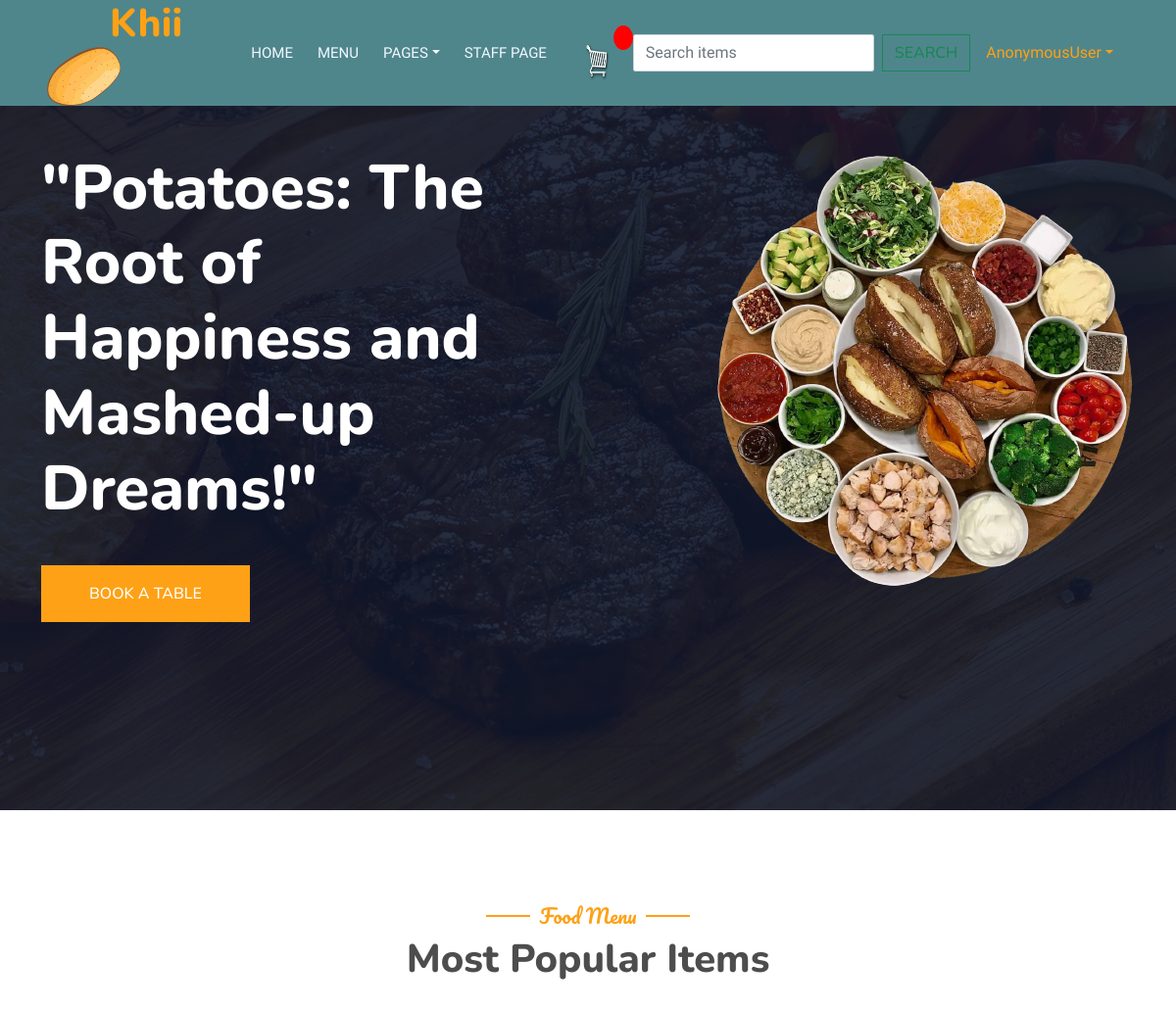
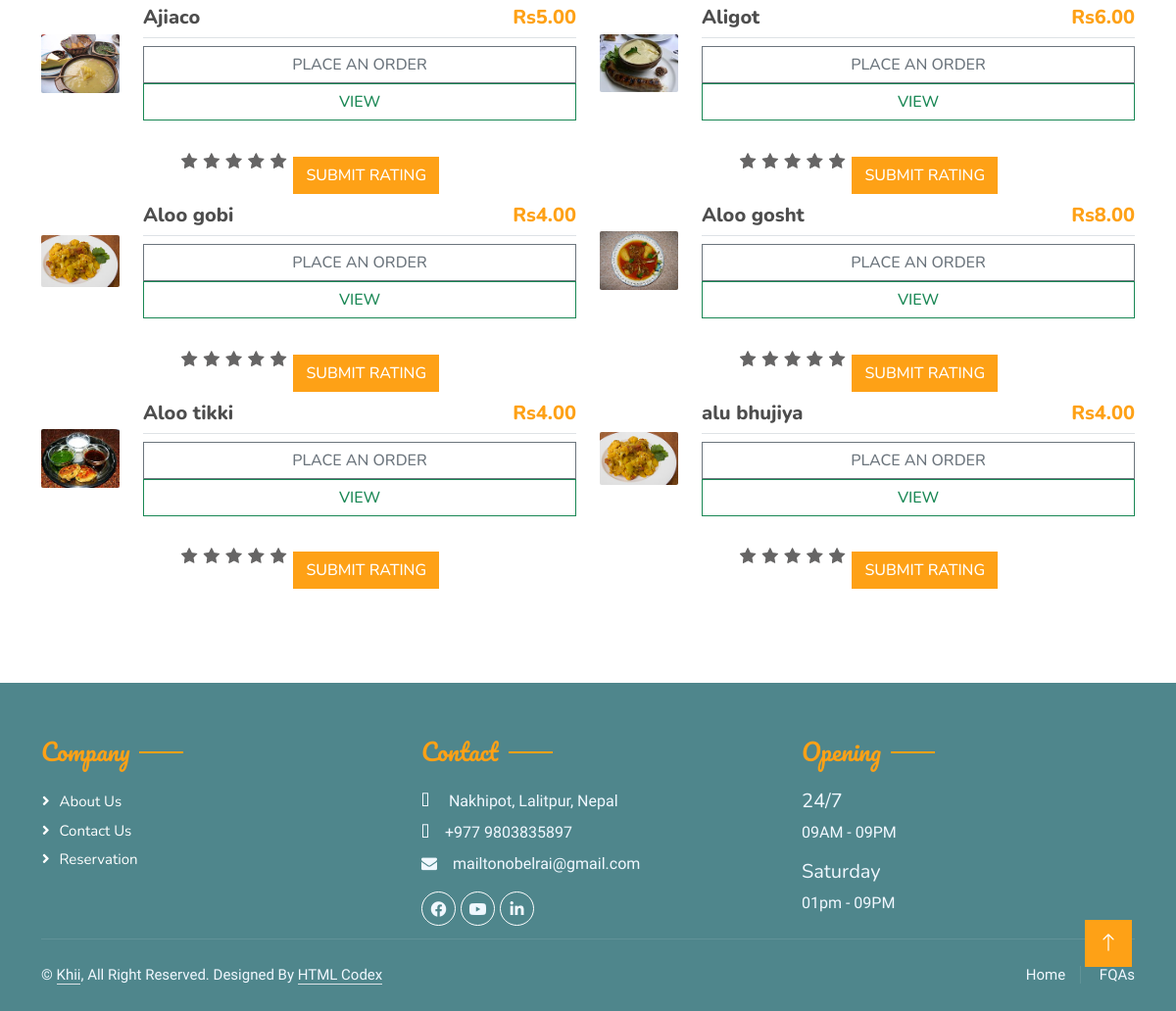
The app's page /menu/ with its own data (2 pictures, top to bottom).
### home/models.py (models this page shows, shortened)
class Items(models.Model):
    name = models.CharField(max_length=20)
    price = models.IntegerField()
    image = models.ImageField(null=True, blank=True, upload_to="images/")
    digital = models.BooleanField(default=False)
    date_added = models.DateTimeField(auto_now_add=True, null=True)

### home/views.py (the view)
# urls.py: path("menu/", menu, name="menu"),
def menu(request):
    context = {
        "review_items": ReviewRating.objects.all(),
        "items": Items.objects.all(),
    }
    return render(request, "menu.html", context)

### template/menu.html (shortened to what this page needs)
{% extends 'base.html' %}
{% load static %}
{% block myblock %}
        <div class="container-xxl py-5">
            <div class="container">
                <div class="text-center wow fadeInUp" data-wow-delay="0.1s">
                    <h5 class="section-title ff-secondary text-center text-primary fw-normal">Food Menu</h5>
                    <h1 class="mb-5">Most Popular Items</h1>
                </div>
                <div class="tab-class text-center wow fadeInUp" data-wow-delay="0.1s">
                    <div class="tab-content">
                        <div id="tab-1" class="tab-pane fade show p-0 active">
                            <div class="row g-4">
                                {% for item in items %}
                                <div class="col-lg-6">
                                    <div class="d-flex align-items-center">
                                        {% if item.image %}
                                        <img class="flex-shrink-0 img-fluid rounded" src="{{ item.image.url }}" alt="" style="width: 80px;">
                                        {% endif %}
                                        <div class="w-100 d-flex flex-column text-start ps-4">
                                            <h5 class="d-flex justify-content-between border-bottom pb-2">
                                                <span>{{ item.name }}</span>
                                                <span class="text-primary">Rs{{ item.price|floatformat:2 }}</span>
                                            </h5>
                                              <button data-product="{{ item.id }}"
                                                    data-action = "add"
                                                      class="btn btn-outline-secondary add-btn update-cart">Place an order</button>
                                                    <a class="btn btn-outline-success" href="#">View</a>
                                        </div>
                                    </div>
                                    <form action="{% url 'submit_review' item.id %}" method="POST">
        <div>
            <br>
            <div class="rate">
                <input type="radio" name="rating" id="rating10" value="5" required><label for="rating10" title="5"></label>
                <input type="radio" name="rating" id="rating8" value="4" required><label for="rating8" title="4"></label>
                <input type="radio" name="rating" id="rating6" value="3" required><label for="rating6" title="3"></label>
                <input type="radio" name="rating" id="rating4" value="2" required><label for="rating4" title="2"></label>
                <input type="radio" name="rating" id="rating2" value="1" required><label for="rating2" title="1"></label>
            </div>
            <input type="submit", value="Submit Rating", class="btn btn-primary">
        </div>
                                    </form>
                                </div>
                                {% endfor %}
                            </div>
                        </div>
                    </div>
                </div>
            </div>
        </div>
{% endblock %}

### static/css/style.css (style rules this page uses)
:root { --primary: #FEA116; --light: #F1F8FF; --dark: #0F172B; }
.ff-secondary { font-family: 'Pacifico', cursive; }
.btn { font-family: 'Nunito', sans-serif; font-weight: 500; text-transform: uppercase; transition: .5s; }
.btn.btn-primary, .btn.btn-secondary { color: #FFFFFF; }
.section-title { position: relative; display: inline-block; }
.section-title::before { position: absolute; content: ""; width: 45px; height: 2px; top: 50%; left: -55px; margin-top: -1px; background: var(--primary); }
.section-title::after { position: absolute; content: ""; width: 45px; height: 2px; top: 50%; right: -55px; margin-top: -1px; background: var(--primary); }

### static/css/main.css (style rules this page uses)
body { background-color: hsl(0, 0%, 98%); }
h1,h2,h3,h4,h5,h6 { color:hsl(0, 0%, 30%); }
.col-lg-4, .col-lg-6, .col-lg-8, .col-lg-12 { margin-top: 10px; }
.btn { border-radius: 0; }

### static/css/custom.css (style rules this page uses)
.rate { display: inline-block;; border: 0; }
.rate > label { float: right; }
.rate > label:before { display: inline-block; font-size: 1.1rem ; font-family: FontAwesome; content: "\f005"; margin: 0; padding:0.3rem .2rem; cursor: pointer; }

### records on screen
Items: image (picture), name "Ajiaco", price "5.00"
Items: image (picture), name "Aligot", price "6.00"
Items: image (picture), name "Aloo gobi", price "4.00"
Items: image (picture), name "Aloo gosht", price "8.00"
Items: image (picture), name "Aloo tikki", price "4.00"
Items: image (picture), name "alu bhujiya", price "4.00"

### other values on screen
{{ request.user }} "AnonymousUser"
